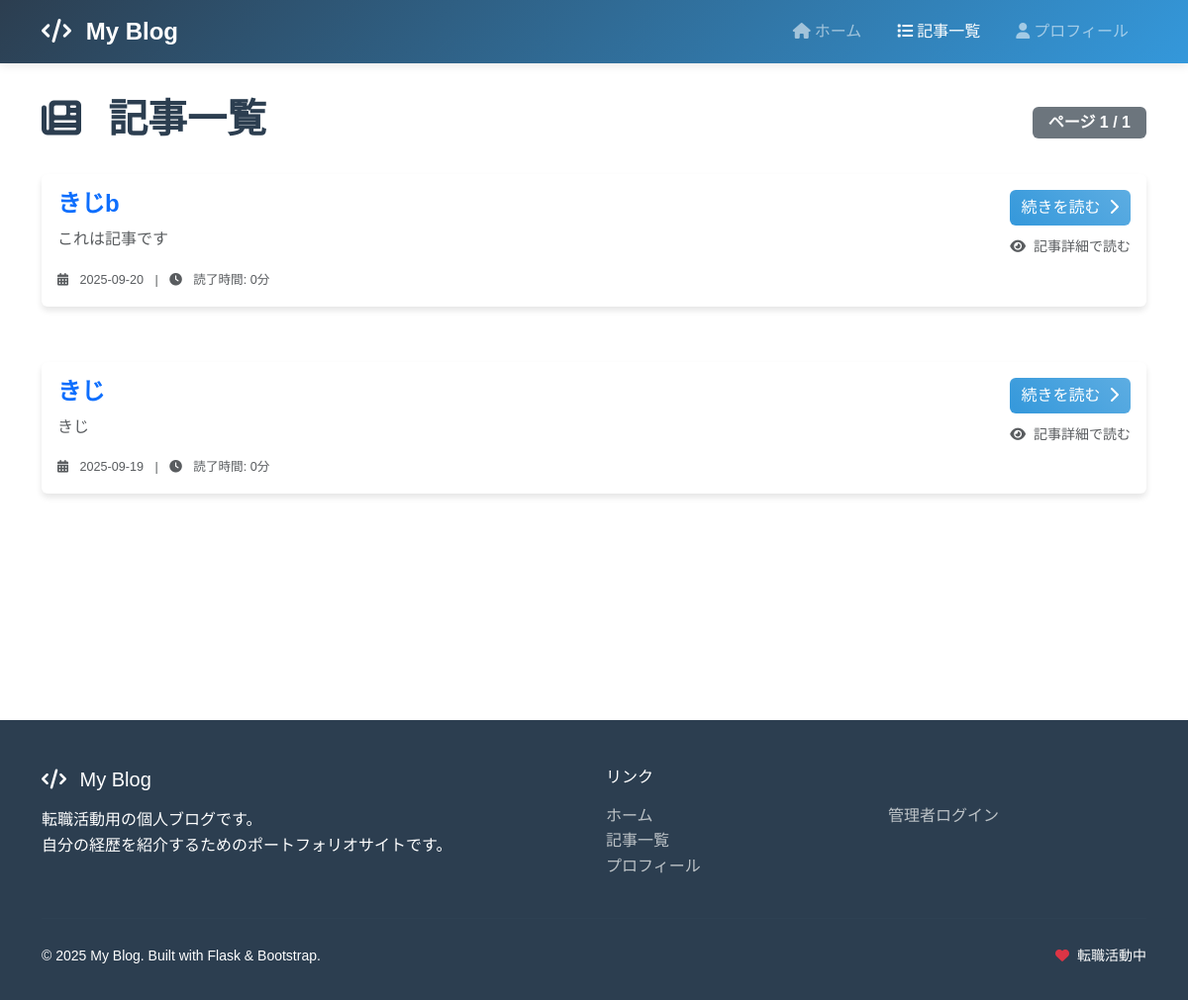
The app's page /posts, older data.
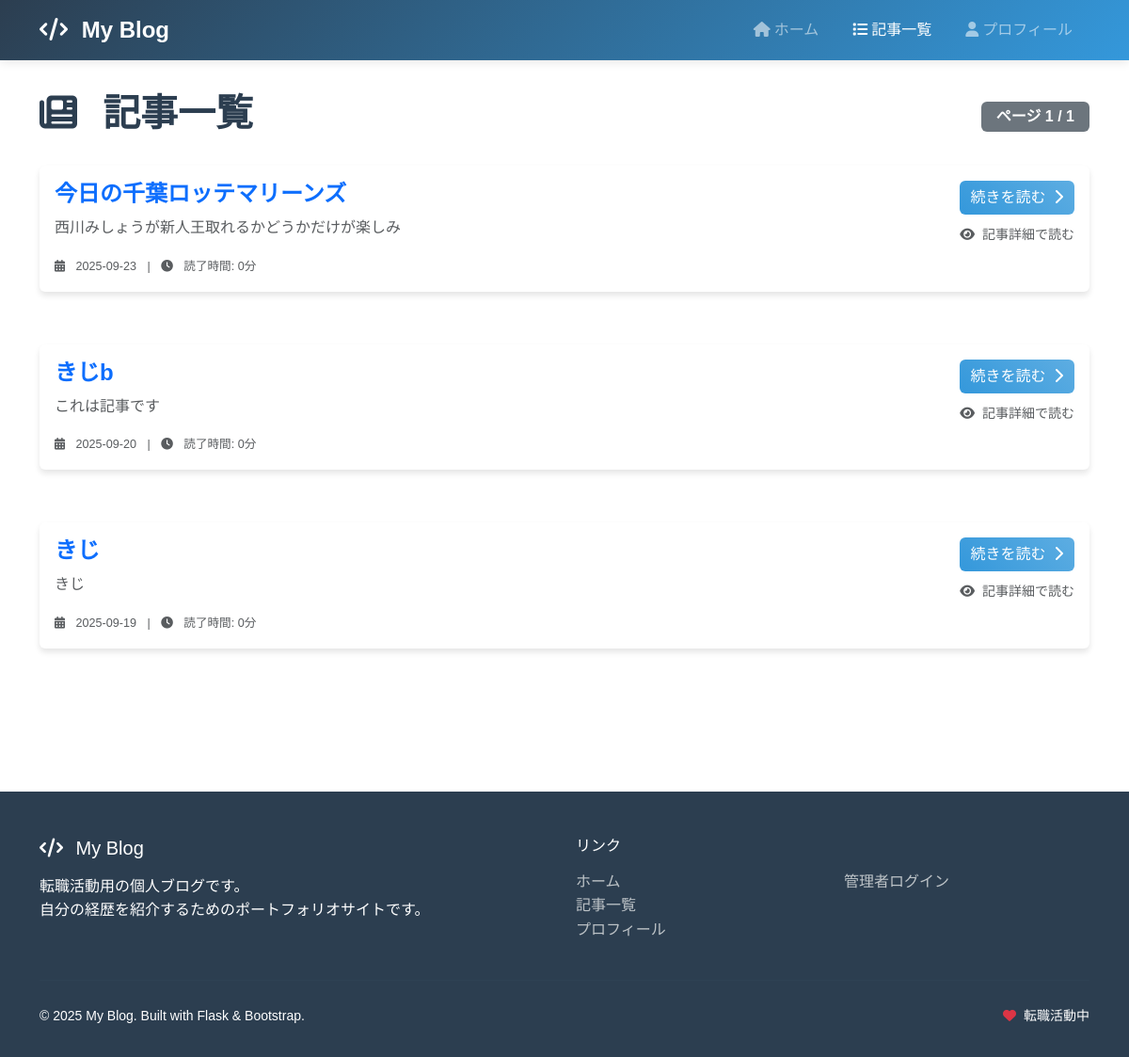
The same page, newer data.
### app.py (models this page shows, shortened)
class Post(db.Model):
    __tablename__ = 'posts'
    id = db.Column(db.Integer, primary_key=True)
    title = db.Column(db.String(200), nullable=False)
    content = db.Column(db.Text, nullable=False)
    created_at = db.Column(db.DateTime, default=datetime.now)
    updated_at = db.Column(db.DateTime, default=datetime.now, onupdate=datetime.now)
    is_published = db.Column(db.Boolean, default=False)
    def get_summary(self, length=150):
        return self.content[:length] + '...' if len(self.content) > length else self.content

### app.py (the view)
@app.route('/posts')
def posts_list():
    page = request.args.get('page', 1, type=int)
    per_page = 10
    pagination = Post.query.filter_by(is_published=True) \
        .order_by(Post.created_at.desc()) \
        .paginate(page=page, per_page=per_page, error_out=False)
    posts = pagination.items
    posts_with_summary = []
    for post in posts:
        posts_with_summary.append({
            'id': post.id,
            'title': post.title,
            'summary': post.get_summary(200),
            'created_at': post.created_at.strftime('%Y-%m-%d %H:%M:%S')
        })
    return render_template('frontend/posts_list.html',
                           posts=posts_with_summary,
                           page=page,
                           total_pages=pagination.pages,
                           has_prev=pagination.has_prev,
                           has_next=pagination.has_next)

### templates/frontend/posts_list.html (shortened to what this page needs)
{% extends "frontend/base.html" %}
{% block content %}
<div class="row mb-4">
    <div class="col-12">
        <div class="d-flex justify-content-between align-items-center">
            <div>
                <h1 class="display-6 fw-bold">
                    <i class="fas fa-newspaper me-3"></i>
                    記事一覧
                </h1>
            </div>
            <div class="text-end">
                <div class="badge bg-secondary fs-6 px-3 py-2">
                    ページ {{ page }} / {{ total_pages }}
                </div>
            </div>
        </div>
    </div>
</div>
{% if posts %}
<div class="row">
    {% for post in posts %}
    <div class="col-12 mb-4">
        <div class="card">
            <div class="card-body">
                <div class="row">
                    <div class="col-md-8">
                        <h4 class="card-title">
                            <a href="{{ url_for('post_detail', post_id=post.id) }}"
                               class="text-decoration-none">
                                {{ post.title }}
                            </a>
                        </h4>
                        <p class="card-text text-muted">
                            {{ post.summary }}
                        </p>
                        <div class="post-meta">
                            <small class="text-muted">
                                <i class="fas fa-calendar-alt me-2"></i>
                                {{ post.created_at[:10] }}
                                <span class="mx-2">|</span>
                                <i class="fas fa-clock me-2"></i>
                                読了時間: {{ (post.summary|length / 100)|round|int }}分
                            </small>
                        </div>
                    </div>
                    <div class="col-md-4 text-md-end">
                        <div class="mt-3 mt-md-0">
                            <a href="{{ url_for('post_detail', post_id=post.id) }}"
                               class="btn btn-primary">
                                続きを読む
                                <i class="fas fa-chevron-right ms-1"></i>
                            </a>
                        </div>
                        <div class="mt-2">
                            <small class="text-muted">
                                <i class="fas fa-eye me-1"></i>
                                記事詳細で読む
                            </small>
                        </div>
                    </div>
                </div>
            </div>
        </div>
    </div>
    {% endfor %}
</div>
{% endif %}
{% endblock %}

Row changes from the older to the newer data that the page shows:
added Post: title "今日の千葉ロッテマリーンズ", summary "西川みしょうが新人王取れるかどうかだけが楽しみ", created_at "2025-09-23", summary "0"
